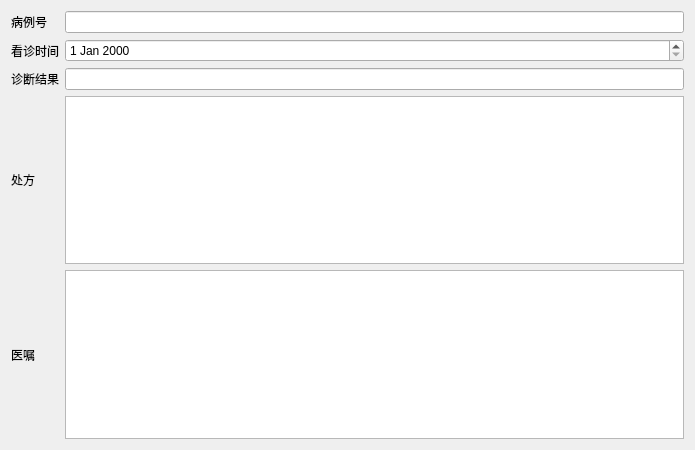
<?xml version="1.0" encoding="UTF-8"?>
<ui version="4.0">
 <class>CaseDataDetails</class>
 <widget class="QWidget" name="CaseDataDetails">
  <property name="geometry">
   <rect>
    <x>0</x>
    <y>0</y>
    <width>695</width>
    <height>450</height>
   </rect>
  </property>
  <property name="windowTitle">
   <string>MedicalIntelligence (Patient Client)</string>
  </property>
  <layout class="QGridLayout" name="gridLayout">
   <item row="0" column="0">
    <widget class="QLabel" name="label">
     <property name="text">
      <string>病例号</string>
     </property>
    </widget>
   </item>
   <item row="0" column="1">
    <widget class="QLineEdit" name="caseId"/>
   </item>
   <item row="1" column="0">
    <widget class="QLabel" name="label_2">
     <property name="text">
      <string>看诊时间</string>
     </property>
    </widget>
   </item>
   <item row="1" column="1">
    <widget class="QDateEdit" name="date"/>
   </item>
   <item row="2" column="0">
    <widget class="QLabel" name="label_3">
     <property name="text">
      <string>诊断结果</string>
     </property>
    </widget>
   </item>
   <item row="2" column="1">
    <widget class="QLineEdit" name="diagnosis"/>
   </item>
   <item row="3" column="0">
    <widget class="QLabel" name="label_4">
     <property name="text">
      <string>处方</string>
     </property>
    </widget>
   </item>
   <item row="3" column="1">
    <widget class="QTextBrowser" name="prescription"/>
   </item>
   <item row="4" column="0">
    <widget class="QLabel" name="label_5">
     <property name="text">
      <string>医嘱</string>
     </property>
    </widget>
   </item>
   <item row="4" column="1">
    <widget class="QTextBrowser" name="advice"/>
   </item>
  </layout>
 </widget>
 <resources/>
 <connections/>
</ui>
